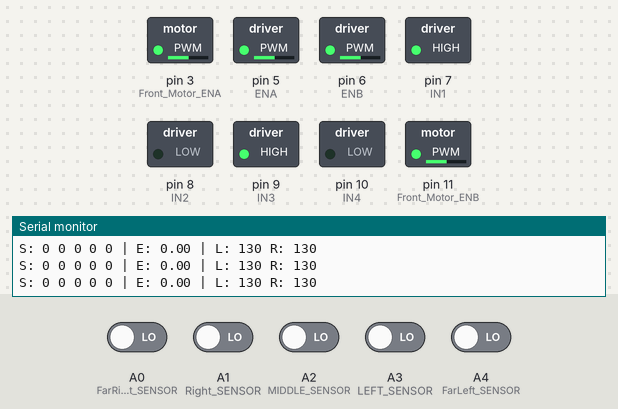
Bench run of a sketch on a simulated Arduino Uno, built with avr-gcc and run on an emulated ATmega328P. On the bench: switched loads named in the sketch (green lamp = pin HIGH), the last lines printed to the serial monitor. The inputs (shaded band) are chosen by the test bench; at power-on: A0 (FarRight_SENSOR), A1 (Right_SENSOR), A2 (MIDDLE_SENSOR), A3 (LEFT_SENSOR), A4 (FarLeft_SENSOR) LOW.

Above: at 1.2 s.
1.3 s: A0 (FarRight_SENSOR) driven HIGH
At 1.7 s:
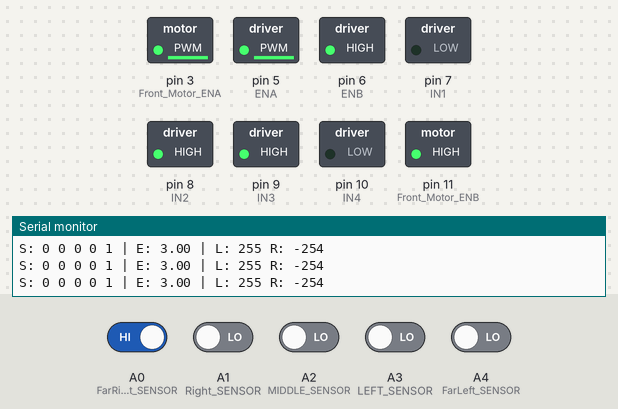
2.8 s: A2 (MIDDLE_SENSOR) driven HIGH
At 4.0 s:
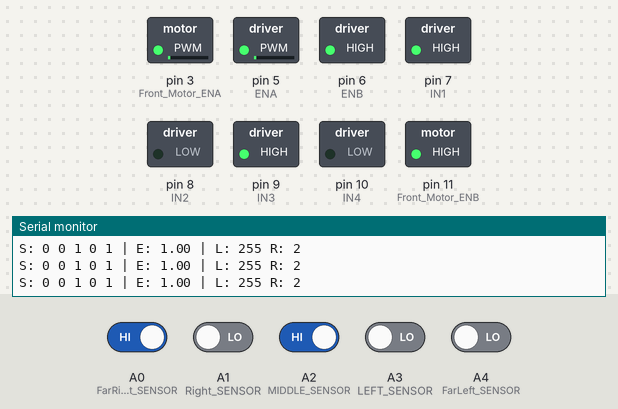
4.3 s: A4 (FarLeft_SENSOR) driven HIGH
At 5.1 s:
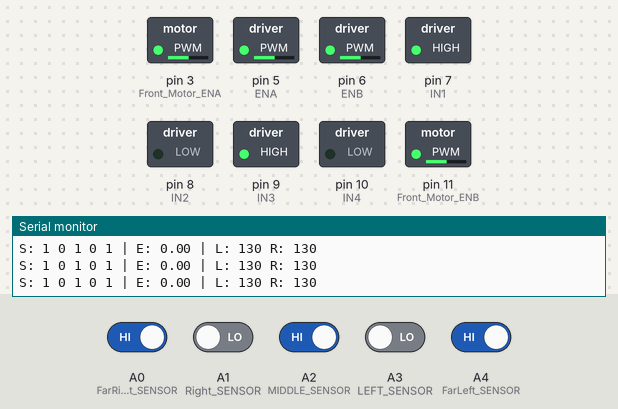
5.8 s: A1 (Right_SENSOR) driven HIGH
At 6.2 s:
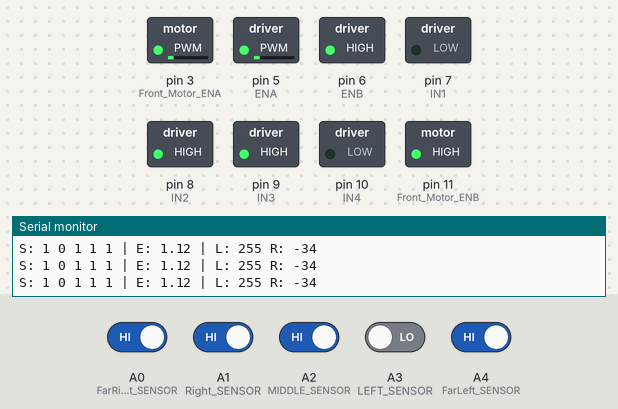
7.3 s: A0 (FarRight_SENSOR) driven LOW
At 8.5 s:
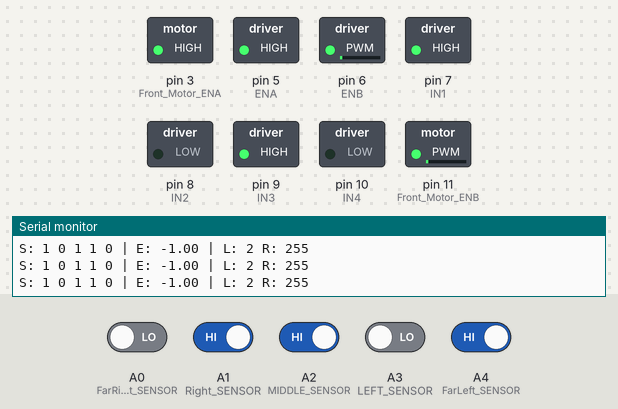
8.8 s: A2 (MIDDLE_SENSOR) driven LOW
At 9.7 s:
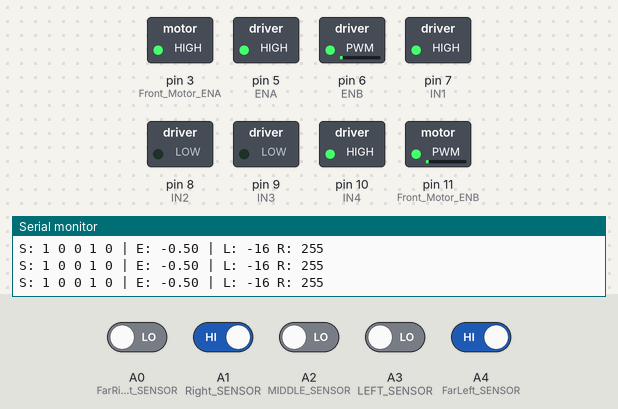
Timing chart, 0 to 11.3 s (numbered marks = the images above; inputs shaded):
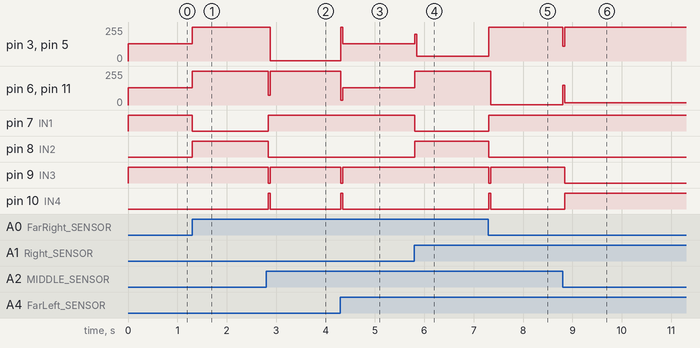

Measured:
- after the input at 1.3 s, pin 3 (Front_Motor_ENA), pin 5 (ENA): 130/255 → 254/255 at once; pin 6 (ENB), pin 11 (Front_Motor_ENB): 130/255 → 255/255 at once; pin 7 (IN1): HIGH → LOW at once; pin 8 (IN2): LOW → HIGH at once
- after the input at 2.8 s, pin 3 (Front_Motor_ENA), pin 5 (ENA): 254/255 → 2/255 at once; pin 6 (ENB), pin 11 (Front_Motor_ENB): 255/255 → 72/255 at once, → 255/255 0.04 s later; pin 7 (IN1): LOW → HIGH at once; pin 8 (IN2): HIGH → LOW at once; pin 9 (IN3): HIGH → LOW at once, → HIGH 0.04 s later
- after the input at 4.3 s, pin 3 (Front_Motor_ENA), pin 5 (ENA): 2/255 → 130/255 at once; pin 6 (ENB), pin 11 (Front_Motor_ENB): 255/255 → 130/255 at once; pin 9 (IN3): HIGH → LOW at once, → HIGH 0.04 s later; pin 10 (IN4): LOW → HIGH at once, → LOW 0.04 s later
- after the input at 5.8 s, pin 3 (Front_Motor_ENA), pin 5 (ENA): 130/255 → 34/255 at once; pin 6 (ENB), pin 11 (Front_Motor_ENB): 130/255 → 255/255 at once; pin 7 (IN1): HIGH → LOW at once; pin 8 (IN2): LOW → HIGH at once
- after the input at 7.3 s, pin 3 (Front_Motor_ENA), pin 5 (ENA): 34/255 → 255/255 at once; pin 6 (ENB), pin 11 (Front_Motor_ENB): 255/255 → 2/255 after 0.05 s; pin 7 (IN1): LOW → HIGH at once; pin 8 (IN2): HIGH → LOW at once; pin 9 (IN3): HIGH → LOW at once, → HIGH 0.04 s later
- after the input at 8.8 s, pin 3 (Front_Motor_ENA), pin 5 (ENA): 255/255 → 112/255 at once, → 255/255 0.04 s later; pin 6 (ENB), pin 11 (Front_Motor_ENB): 2/255 → 16/255 at once; pin 9 (IN3): HIGH → LOW after 0.05 s; pin 10 (IN4): LOW → HIGH after 0.05 s

The sketch:

LineFollowerPID.ino
```cpp
// Motor Pins
#define ENA 5  // Right motor PWM
#define IN1 7
#define IN2 8
#define IN3 9
#define IN4 10
#define ENB 6  // Left motor PWM

#define Front_Motor_ENA 3
#define Front_Motor_ENB 11

// Sensor Pins
#define FarLeft_SENSOR A4
#define LEFT_SENSOR A3
#define MIDDLE_SENSOR A2
#define Right_SENSOR A1
#define FarRight_SENSOR A0

// PD Control Parameters
float Kp = 128;  // Increased proportional gain for sharp corrections
float Kd = 165;  // Adjusted derivative gain
int previousError = 0;
const int BASE_SPEED = 130;
const int MAX_SPEED = 255;
const int RECOVERY_DURATION = 350;  // Milliseconds for sharp turns

const float weights[5] = { -2.0, -1.0, 0.0, 1.0, 2.0 };
void setup() {
  Serial.begin(9600);

  // Motor Setup
  pinMode(ENA, OUTPUT);
  pinMode(ENB, OUTPUT);
  pinMode(IN1, OUTPUT);
  pinMode(IN2, OUTPUT);
  pinMode(IN3, OUTPUT);
  pinMode(IN4, OUTPUT);
  pinMode(Front_Motor_ENA, OUTPUT);
  pinMode(Front_Motor_ENB, OUTPUT);
}

void loop() {

  bool FarLeft = digitalRead(FarLeft_SENSOR);
  bool LEFT = digitalRead(LEFT_SENSOR);
  bool MIDDLE = digitalRead(MIDDLE_SENSOR);
  bool Right = digitalRead(Right_SENSOR);
  bool FarRight = digitalRead(FarRight_SENSOR);


  float error = calculateError(FarLeft, LEFT, MIDDLE, Right, FarRight);

  // PD Control
  int motorAdjust = Kp * error + Kd * (error - previousError);
  previousError = error;

  int leftSpeed = BASE_SPEED + motorAdjust;
  int rightSpeed = BASE_SPEED - motorAdjust;

  leftSpeed = constrain(leftSpeed, -MAX_SPEED, MAX_SPEED);
  rightSpeed = constrain(rightSpeed, -MAX_SPEED, MAX_SPEED);

  moveCar(leftSpeed, rightSpeed);
  debugOutput(FarLeft, LEFT, MIDDLE, Right, FarRight, error, leftSpeed, rightSpeed);
}

float calculateError(bool fl, bool l, bool m, bool r, bool fr) {
  // Sensor positions with weights:
  // Far Left (-2) | Left (-1) | Middle (0) | Right (+1) | Far Right (+2)
  float weightedSum = 0;
  int activeSensors = 0;

  // Acute angle detection
  if (fl && !l && !r && !fr) return -3.0;  // Extreme left
  if (fr && !fl && !m && !r) return 3.0;   // Extreme right

  // Standard line following
  if (fl) {
    weightedSum += weights[0];
    activeSensors++;
  }
  if (l) {
    weightedSum += weights[1];
    activeSensors++;
  }
  if (m) {
    weightedSum += weights[2];
    activeSensors++;
  }
  if (r) {
    weightedSum += weights[3];
    activeSensors++;
  }
  if (fr) {
    weightedSum += weights[4];
    activeSensors++;
  }

  // Line lost handling
  if (activeSensors == 0||activeSensors==5) return previousError * 1.1;  // Boost last known error

  // Normalized error (-2.0 to +2.0)
  float error = weightedSum / activeSensors;

  // Edge case boosters
  if (fl && l) error *= 1.5;  // Strong left curve
  if (fr && r) error *= 1.5;  // Strong right curve

  if (l && m) error *= 3;
  if (r && m) error *= 3;

  return constrain(error, -3.0, 3.0);
}


void moveCar(int leftSpeed, int rightSpeed) {
  // Left Motor Control
  digitalWrite(IN3, leftSpeed > 0 ? HIGH : LOW);
  digitalWrite(IN4, leftSpeed < 0 ? HIGH : LOW);
  analogWrite(ENB, abs(leftSpeed));

  // Right Motor Control
  digitalWrite(IN1, rightSpeed > 0 ? HIGH : LOW);
  digitalWrite(IN2, rightSpeed < 0 ? HIGH : LOW);
  analogWrite(ENA, abs(rightSpeed));

  // Front Motors (mirror main motors)
  analogWrite(Front_Motor_ENB, abs(leftSpeed));
  analogWrite(Front_Motor_ENA, abs(rightSpeed));
}

void debugOutput(bool fl, bool l, bool m, bool r, bool fr, float error, int lSpeed, int rSpeed) {
  Serial.print("S: ");
  Serial.print(fl);
  Serial.print(" ");
  Serial.print(l);
  Serial.print(" ");
  Serial.print(m);
  Serial.print(" ");
  Serial.print(r);
  Serial.print(" ");
  Serial.print(fr);
  Serial.print(" | E: ");
  Serial.print(error);
  Serial.print(" | L: ");
  Serial.print(lSpeed);
  Serial.print(" R: ");
  Serial.println(rSpeed);
}
```
